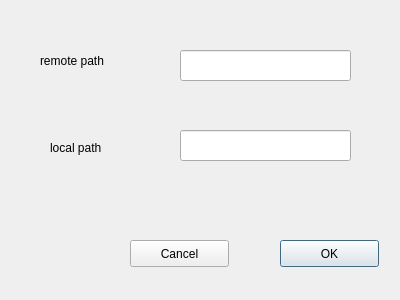
<?xml version="1.0" encoding="UTF-8"?>
<ui version="4.0">
 <class>pull_file</class>
 <widget class="QDialog" name="pull_file">
  <property name="geometry">
   <rect>
    <x>0</x>
    <y>0</y>
    <width>400</width>
    <height>300</height>
   </rect>
  </property>
  <property name="windowTitle">
   <string>Dialog</string>
  </property>
  <widget class="QPushButton" name="pushButton">
   <property name="geometry">
    <rect>
     <x>280</x>
     <y>240</y>
     <width>99</width>
     <height>27</height>
    </rect>
   </property>
   <property name="text">
    <string>OK</string>
   </property>
  </widget>
  <widget class="QPushButton" name="pushButton_2">
   <property name="geometry">
    <rect>
     <x>130</x>
     <y>240</y>
     <width>99</width>
     <height>27</height>
    </rect>
   </property>
   <property name="text">
    <string>Cancel</string>
   </property>
  </widget>
  <widget class="QLabel" name="label">
   <property name="geometry">
    <rect>
     <x>40</x>
     <y>50</y>
     <width>101</width>
     <height>21</height>
    </rect>
   </property>
   <property name="text">
    <string>remote path</string>
   </property>
  </widget>
  <widget class="QLabel" name="label_2">
   <property name="geometry">
    <rect>
     <x>50</x>
     <y>140</y>
     <width>81</width>
     <height>16</height>
    </rect>
   </property>
   <property name="text">
    <string>local path</string>
   </property>
  </widget>
  <widget class="QLineEdit" name="remote_path">
   <property name="geometry">
    <rect>
     <x>180</x>
     <y>50</y>
     <width>171</width>
     <height>31</height>
    </rect>
   </property>
  </widget>
  <widget class="QLineEdit" name="local_path">
   <property name="geometry">
    <rect>
     <x>180</x>
     <y>130</y>
     <width>171</width>
     <height>31</height>
    </rect>
   </property>
  </widget>
 </widget>
 <resources/>
 <connections/>
</ui>
